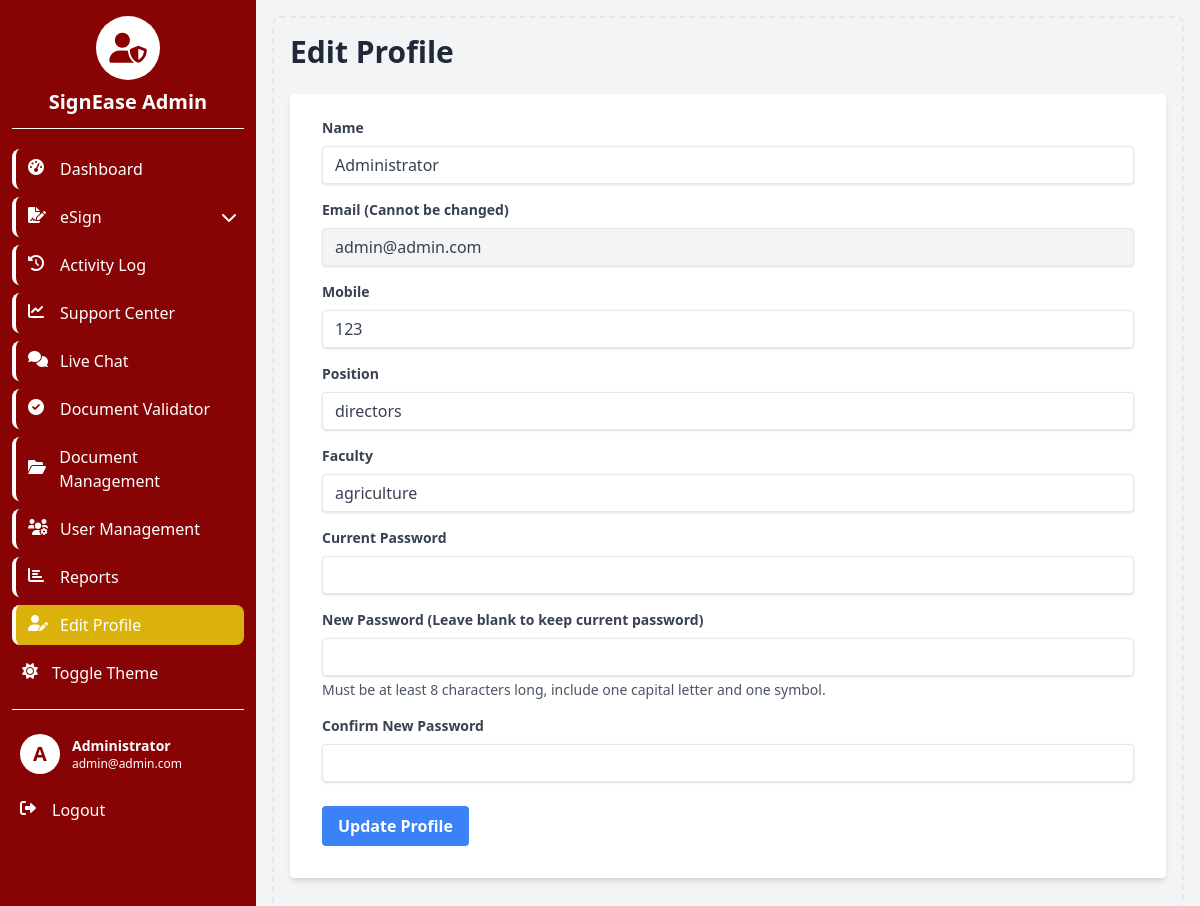
Page /edit_profile.php (signed in) on the committed database.
### tables this page shows
CREATE TABLE `users` (
  `id` int(11) NOT NULL,
  `username` varchar(50) NOT NULL,
  `email` varchar(100) NOT NULL,
  `password` varchar(255) NOT NULL,
  `nic` varchar(12) NOT NULL,
  `position` varchar(255) NOT NULL,
  `faculty` varchar(255) NOT NULL,
  `mobile` varchar(15) NOT NULL,
  `name` varchar(255) NOT NULL,
  `employee_number` varchar(100) DEFAULT NULL,
  `role` enum('admin','user') NOT NULL DEFAULT 'user',
  `status` enum('pending','approved') NOT NULL DEFAULT 'pending',
  `created_at` timestamp NOT NULL DEFAULT current_timestamp()
);

### edit_profile.php (the view, shortened to what this page needs)
<?php
include 'sidebar.php';
$user_id = $_SESSION['user_id'];
$stmt = $conn->prepare("SELECT name, email, mobile, position, faculty FROM users WHERE id = ?");
$stmt->bind_param("i", $user_id);
$stmt->execute();
$result = $stmt->get_result();
$user = $result->fetch_assoc();
?>
<!DOCTYPE html>
<html lang="en">
<head>
    <script src="https://cdn.tailwindcss.com"></script>
    <link href="https://cdnjs.cloudflare.com/ajax/libs/font-awesome/6.0.0-beta3/css/all.min.css" rel="stylesheet">
</head>
<body class="bg-gray-100 dark:bg-gray-900">
    <div class="p-4 sm:ml-64">
        <div class="p-4 border-2 border-gray-200 border-dashed rounded-lg dark:border-gray-700">
            <h1 class="text-3xl font-bold mb-6 text-gray-800 dark:text-white">Edit Profile</h1>
            <form method="POST" class="bg-white dark:bg-gray-800 shadow-md rounded px-8 pt-6 pb-8 mb-4">
                <div class="mb-4">
                    <label class="block text-gray-700 dark:text-gray-300 text-sm font-bold mb-2" for="name">
                        Name
                    </label>
                    <input class="shadow appearance-none border rounded w-full py-2 px-3 text-gray-700 dark:text-gray-300 dark:bg-gray-700 leading-tight focus:outline-none focus:shadow-outline" id="name" type="text" name="name" value="<?php echo htmlspecialchars($user['name']); ?>" required>
                </div>
                <div class="mb-4">
                    <label class="block text-gray-700 dark:text-gray-300 text-sm font-bold mb-2" for="email">
                        Email (Cannot be changed)
                    </label>
                    <input class="shadow appearance-none border rounded w-full py-2 px-3 text-gray-700 dark:text-gray-300 dark:bg-gray-700 leading-tight focus:outline-none focus:shadow-outline bg-gray-100 dark:bg-gray-600" id="email" type="email" value="<?php echo htmlspecialchars($user['email']); ?>" disabled>
                </div>
                <div class="mb-4">
                    <label class="block text-gray-700 dark:text-gray-300 text-sm font-bold mb-2" for="mobile">
                        Mobile
                    </label>
                    <input class="shadow appearance-none border rounded w-full py-2 px-3 text-gray-700 dark:text-gray-300 dark:bg-gray-700 leading-tight focus:outline-none focus:shadow-outline" id="mobile" type="tel" name="mobile" value="<?php echo htmlspecialchars($user['mobile']); ?>" required>
                </div>
                <div class="mb-4">
                    <label class="block text-gray-700 dark:text-gray-300 text-sm font-bold mb-2" for="position">
                        Position
                    </label>
                    <input class="shadow appearance-none border rounded w-full py-2 px-3 text-gray-700 dark:text-gray-300 dark:bg-gray-700 leading-tight focus:outline-none focus:shadow-outline" id="position" type="text" name="position" value="<?php echo htmlspecialchars($user['position']); ?>" required>
                </div>
                <div class="mb-4">
                    <label class="block text-gray-700 dark:text-gray-300 text-sm font-bold mb-2" for="faculty">
                        Faculty
                    </label>
                    <input class="shadow appearance-none border rounded w-full py-2 px-3 text-gray-700 dark:text-gray-300 dark:bg-gray-700 leading-tight focus:outline-none focus:shadow-outline" id="faculty" type="text" name="faculty" value="<?php echo htmlspecialchars($user['faculty']); ?>" required>
                </div>
                <div class="mb-4">
                    <label class="block text-gray-700 dark:text-gray-300 text-sm font-bold mb-2" for="current_password">
                        Current Password
                    </label>
                    <input class="shadow appearance-none border rounded w-full py-2 px-3 text-gray-700 dark:text-gray-300 dark:bg-gray-700 leading-tight focus:outline-none focus:shadow-outline" id="current_password" type="password" name="current_password" required>
                </div>
                <div class="mb-4">
                    <label class="block text-gray-700 dark:text-gray-300 text-sm font-bold mb-2" for="new_password">
                        New Password (Leave blank to keep current password)
                    </label>
                    <input class="shadow appearance-none border rounded w-full py-2 px-3 text-gray-700 dark:text-gray-300 dark:bg-gray-700 leading-tight focus:outline-none focus:shadow-outline" id="new_password" type="password" name="new_password">
                    <p class="text-sm text-gray-600 dark:text-gray-400 mt-1">Must be at least 8 characters long, include one capital letter and one symbol.</p>
                </div>
                <div class="mb-6">
                    <label class="block text-gray-700 dark:text-gray-300 text-sm font-bold mb-2" for="confirm_password">
                        Confirm New Password
                    </label>
                    <input class="shadow appearance-none border rounded w-full py-2 px-3 text-gray-700 dark:text-gray-300 dark:bg-gray-700 leading-tight focus:outline-none focus:shadow-outline" id="confirm_password" type="password" name="confirm_password">
                </div>
                <div class="flex items-center justify-between">
                    <button class="bg-blue-500 hover:bg-blue-700 text-white font-bold py-2 px-4 rounded focus:outline-none focus:shadow-outline dark:bg-blue-600 dark:hover:bg-blue-800" type="submit">
                        Update Profile
                    </button>
                </div>
            </form>
        </div>
    </div>
</body>
</html>

### sidebar.php (shortened to what this page needs)
<?php
include 'session.php';
$stmt = $conn->prepare("SELECT name, email, role FROM users WHERE id = ?");
$stmt->bind_param("i", $_SESSION['user_id']);
$stmt->execute();
$result = $stmt->get_result();
$user = $result->fetch_assoc();
function getDocumentsToSignCount($userId) {
    global $conn;
    $stmt = $conn->prepare("SELECT COUNT(*) FROM documents WHERE recipient_id = ? AND status = 'sent'");
    $stmt->bind_param("i", $userId);
    $stmt->execute();
    $result = $stmt->get_result();
    $count = $result->fetch_row()[0];
    return $count;
}
function getUnreadMessagesCount($userId) {
    global $conn;
    $stmt = $conn->prepare("SELECT COUNT(*) FROM messages WHERE receiver_id = ? AND `read` = 0");
    $stmt->bind_param("i", $userId);
    $stmt->execute();
    $result = $stmt->get_result();
    $count = $result->fetch_row()[0];
    return $count;
}
function getPendingUsersCount() {
    global $conn;
    $stmt = $conn->prepare("SELECT COUNT(*) FROM users WHERE status = 'pending'");
    $stmt->execute();
    $result = $stmt->get_result();
    $count = $result->fetch_row()[0];
    return $count;
}
$documentsToSignCount = getDocumentsToSignCount($_SESSION['user_id']);
$unreadMessagesCount = getUnreadMessagesCount($_SESSION['user_id']);
$pendingUsersCount = $user['role'] === 'admin' ? getPendingUsersCount() : 0;
$sharedMenuItems = [
    ['url' => 'dashboard.php', 'icon' => 'fas fa-tachometer-alt', 'text' => 'Dashboard'],
    ['url' => '#', 'icon' => 'fas fa-file-signature', 'text' => 'eSign', 'submenu' => [
        ['url' => 'upload_documents.php', 'text' => 'Document Upload'],
        ['url' => 'documents_to_sign.php', 'text' => 'Documents to Sign', 'badge' => $documentsToSignCount],
    ]],
    ['url' => 'activity_log.php', 'icon' => 'fas fa-history', 'text' => 'Activity Log'],
    ['url' => 'insights_hub.php', 'icon' => 'fas fa-chart-line', 'text' => 'Support Center'],
    ['url' => 'chat.php', 'icon' => 'fas fa-comments', 'text' => 'Live Chat', 'badge' => $unreadMessagesCount],
    ['url' => 'validator.php', 'icon' => 'fas fa-check-circle', 'text' => 'Document Validator'],
];
$adminMenuItems = [
    ['url' => 'document_management.php', 'icon' => 'fas fa-folder-open', 'text' => 'Document Management'],
    ['url' => 'user_management.php', 'icon' => 'fas fa-users-cog', 'text' => 'User Management', 'badge' => $pendingUsersCount],
    ['url' => 'reports.php', 'icon' => 'fas fa-chart-bar', 'text' => 'Reports'],
];
$menuItems = $sharedMenuItems;
if ($user['role'] === 'admin') {
    $menuItems = array_merge($menuItems, $adminMenuItems);
}
$menuItems[] = ['url' => 'edit_profile.php', 'icon' => 'fas fa-user-edit', 'text' => 'Edit Profile'];
function renderMenuItem($item, $isAdmin) {
    $currentPage = basename($_SERVER['PHP_SELF']);
    $isActive = basename($item['url']) === $currentPage;
    $submenuHtml = '';
    if (isset($item['submenu'])) {
        $submenuHtml .= '<ul class="ml-4 mt-2 space-y-2 hidden submenu">';
        foreach ($item['submenu'] as $subitem) {
            $isSubActive = basename($subitem['url']) === $currentPage;
            $activeSubClass = $isSubActive ? 'bg-sidebar-hover' : '';
            $badgeHtml = isset($subitem['badge']) && $subitem['badge'] > 0 ? '<span class="inline-flex items-center justify-center w-5 h-5 ml-2 text-xs font-semibold text-white bg-red-500 rounded-full">' . $subitem['badge'] . '</span>' : '';
            $submenuHtml .= '<li><a href="' . $subitem['url'] . '" class="flex items-center p-2 text-white rounded-lg hover:bg-sidebar-hover group ' . $activeSubClass . '">' . $subitem['text'] . $badgeHtml . '</a></li>';
        }
        $submenuHtml .= '</ul>';
    }
    $adminClass = $isAdmin ? 'border-l-4 border-sidebar-text pl-3' : '';
    $dropdownClass = isset($item['submenu']) ? 'dropdown-toggle' : '';
    $activeClass = $isActive ? 'bg-sidebar-hover text-white' : '';
    $badgeHtml = isset($item['badge']) && $item['badge'] > 0 ? '<span class="inline-flex items-center justify-center w-5 h-5 ml-2 text-xs font-semibold text-white bg-red-500 rounded-full">' . $item['badge'] . '</span>' : '';
    return '
    <li>
        <a href="' . $item['url'] . '" class="flex items-center p-2 text-white rounded-lg hover:bg-sidebar-hover group ' . $adminClass . ' ' . $dropdownClass . ' ' . $activeClass . '">
            <i class="' . $item['icon'] . ' w-5 h-5 text-sidebar-text group-hover:text-sidebar-text ' . ($isActive ? 'text-white' : '') . '"></i>
            <span class="ml-3">' . $item['text'] . '</span>
            ' . $badgeHtml . '
            ' . (isset($item['submenu']) ? '<i class="fas fa-chevron-down ml-auto text-sidebar-text group-hover:text-sidebar-text transition-transform duration-200"></i>' : '') . '
        </a>
        ' . $submenuHtml . '
    </li>';
}
?>
<!DOCTYPE html>
<html lang="en">
<head>
    <script src="https://cdn.tailwindcss.com"></script>
    <link href="https://cdnjs.cloudflare.com/ajax/libs/font-awesome/6.0.0-beta3/css/all.min.css" rel="stylesheet">
</head>
<body class="bg-gray-100 dark:bg-gray-900">
    <div id="sidebar" class="fixed top-0 left-0 z-40 w-64 h-screen transition-transform -translate-x-full sm:translate-x-0">
        <div class="h-full px-3 py-4 overflow-y-auto bg-sidebar-bg text-sidebar-text">
            <div class="flex flex-col items-center justify-center mb-5 pb-3 border-b border-sidebar-text">
                <?php if ($user['role'] === 'admin'): ?>
                    <div class="w-16 h-16 bg-white rounded-full flex items-center justify-center mb-2">
                        <i class="fas fa-user-shield text-3xl text-primary"></i>
                    </div>
                    <span class="text-xl font-bold text-white">SignEase Admin</span>
                <?php else: ?>
                    <span class="text-xl font-semibold text-white">SignEase</span>
                <?php endif; ?>
            </div>
            <ul class="space-y-2 font-medium">
                <?php
                foreach ($menuItems as $item) {
                    echo renderMenuItem($item, $user['role'] === 'admin');
                }
                ?>
                <li>
                    <button id="themeToggle" class="flex items-center w-full p-2 text-sidebar-text rounded-lg hover:bg-sidebar-hover group">
                        <i id="themeIcon" class="fas fa-sun w-5 h-5 text-sidebar-text transition duration-75 group-hover:text-sidebar-text"></i>
                        <span class="ml-3">Toggle Theme</span>
                    </button>
                </li>
            </ul>
            <div class="pt-4 mt-4 space-y-2 font-medium border-t border-sidebar-text">
                <div id="userProfileTrigger" class="flex items-center p-2 text-white cursor-pointer hover:bg-sidebar-hover rounded-lg">
                    <div class="flex-shrink-0">
                        <div class="w-10 h-10 rounded-full bg-white flex items-center justify-center">
                            <span class="text-xl font-semibold text-primary"><?php echo strtoupper(substr($user['name'], 0, 1)); ?></span>
                        </div>
                    </div>
                    <div class="ml-3">
                        <p class="text-sm font-semibold"><?php echo htmlspecialchars($user['name']); ?></p>
                        <p class="text-xs text-white"><?php echo htmlspecialchars($user['email']); ?></p>
                    </div>
                </div>
                <a href="logout.php" class="flex items-center p-2 text-white rounded-lg hover:bg-sidebar-hover group">
                    <i class="fas fa-sign-out-alt w-5 h-5 text-sidebar-text group-hover:text-sidebar-text"></i>
                    <span class="ml-3">Logout</span>
                </a>
            </div>
        </div>
    </div>
</body>
</html>

### edit_profile.php (style rules this page uses)
* { transition: background-color 0.3s ease, color 0.3s ease, border-color 0.3s ease; }

### rows in the picture
users: name "A", name "Administrator", email "admin@admin.com", mobile "123", position "directors", faculty "agriculture"

### other values in the picture
$item['text'] "Dashboard"
$item['text'] "eSign"
$item['text'] "Activity Log"
$item['text'] "Support Center"
$item['text'] "Live Chat"
$item['text'] "Document Validator"
$item['text'] "Document Management"
$item['text'] "User Management"
$item['text'] "Reports"
$item['text'] "Edit Profile"
